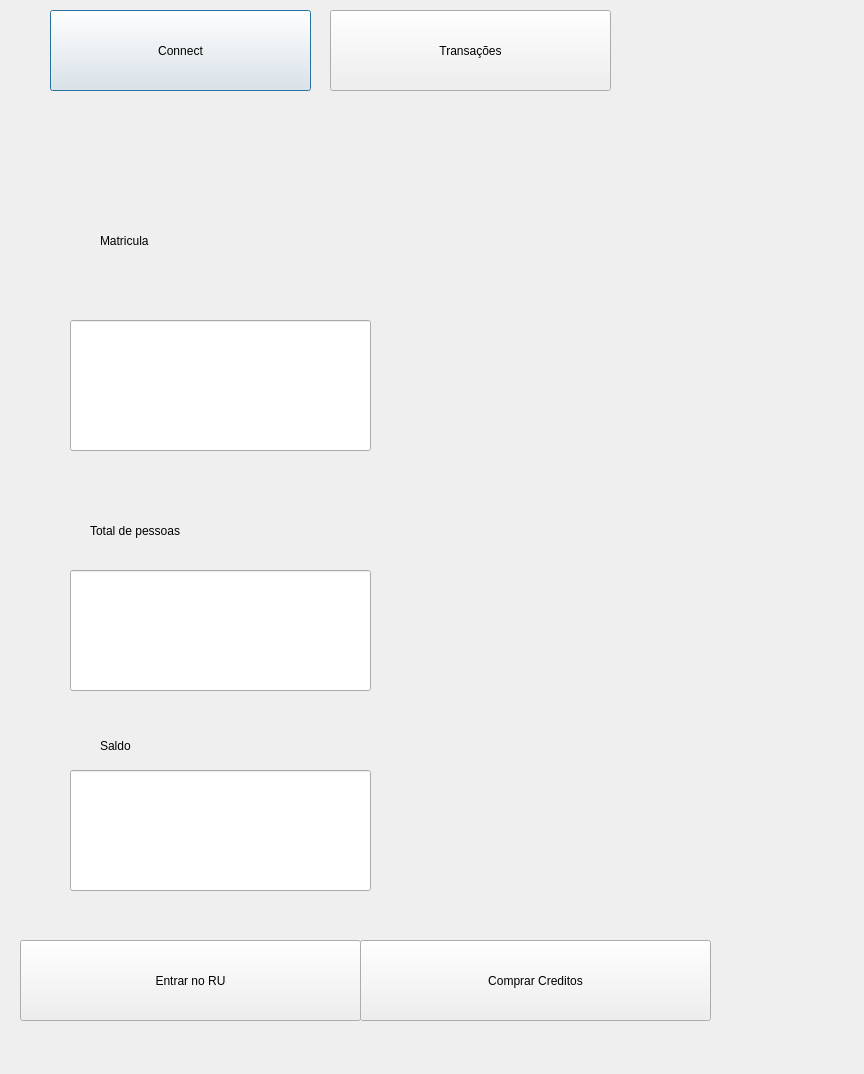
<?xml version="1.0" encoding="UTF-8"?>
<ui version="4.0">
 <class>NextDialog</class>
 <widget class="QDialog" name="NextDialog">
  <property name="geometry">
   <rect>
    <x>0</x>
    <y>0</y>
    <width>864</width>
    <height>1074</height>
   </rect>
  </property>
  <property name="windowTitle">
   <string>Dialog</string>
  </property>
  <widget class="QPushButton" name="pushButton">
   <property name="geometry">
    <rect>
     <x>50</x>
     <y>10</y>
     <width>261</width>
     <height>81</height>
    </rect>
   </property>
   <property name="text">
    <string>Connect</string>
   </property>
  </widget>
  <widget class="QLabel" name="label_2">
   <property name="geometry">
    <rect>
     <x>90</x>
     <y>500</y>
     <width>221</width>
     <height>61</height>
    </rect>
   </property>
   <property name="text">
    <string>Total de pessoas</string>
   </property>
  </widget>
  <widget class="QPushButton" name="pushButton_3">
   <property name="geometry">
    <rect>
     <x>360</x>
     <y>940</y>
     <width>351</width>
     <height>81</height>
    </rect>
   </property>
   <property name="text">
    <string>Comprar Creditos</string>
   </property>
  </widget>
  <widget class="QLineEdit" name="Ent_pes">
   <property name="geometry">
    <rect>
     <x>70</x>
     <y>570</y>
     <width>301</width>
     <height>121</height>
    </rect>
   </property>
  </widget>
  <widget class="QLineEdit" name="Ent_sal">
   <property name="geometry">
    <rect>
     <x>70</x>
     <y>770</y>
     <width>301</width>
     <height>121</height>
    </rect>
   </property>
  </widget>
  <widget class="QLabel" name="label_3">
   <property name="geometry">
    <rect>
     <x>100</x>
     <y>710</y>
     <width>71</width>
     <height>71</height>
    </rect>
   </property>
   <property name="text">
    <string>Saldo</string>
   </property>
  </widget>
  <widget class="QLineEdit" name="Ent_mat">
   <property name="geometry">
    <rect>
     <x>70</x>
     <y>320</y>
     <width>301</width>
     <height>131</height>
    </rect>
   </property>
  </widget>
  <widget class="QLabel" name="label">
   <property name="geometry">
    <rect>
     <x>100</x>
     <y>210</y>
     <width>161</width>
     <height>61</height>
    </rect>
   </property>
   <property name="text">
    <string>Matricula</string>
   </property>
  </widget>
  <widget class="QPushButton" name="pushButton_2">
   <property name="geometry">
    <rect>
     <x>330</x>
     <y>10</y>
     <width>281</width>
     <height>81</height>
    </rect>
   </property>
   <property name="text">
    <string>Transações</string>
   </property>
  </widget>
  <widget class="QPushButton" name="pushButton_4">
   <property name="geometry">
    <rect>
     <x>20</x>
     <y>940</y>
     <width>341</width>
     <height>81</height>
    </rect>
   </property>
   <property name="text">
    <string>Entrar no RU</string>
   </property>
  </widget>
 </widget>
 <resources/>
 <connections/>
</ui>
